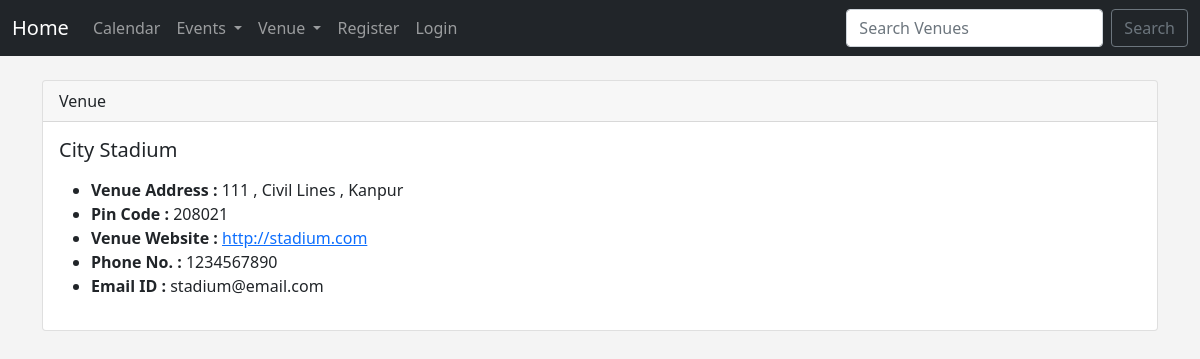
Page /show_venue/1 on the committed database.
### events/models.py (models this page shows)
class Venue(models.Model):#Venue table
    name = models.CharField('Venue Name', max_length = 120)
    address = models.CharField(max_length = 300)
    pin_code = models.CharField('Pin Code',max_length = 6)
    phone = models.CharField('Contact Phone', max_length = 10, blank=True)
    website = models.URLField('Website', blank = True)
    email = models.EmailField('Email', blank = True)
    def __str__(self):
        return self.name

### events/views.py (the view)
# urls.py: path('show_venue/<venue_id>', views.show_venue, name="show-venue"),
def show_venue(request, venue_id):
    venue = Venue.objects.get(pk=venue_id)
    return render(request, 'events/show_venue.html',
    {"venue" : venue,})

### events/templates/events/show_venue.html
{% extends 'events/base.html' %}
{% block content %}
    <div class="card">
        <div class="card-header">
            Venue
        </div>
        <div class="card-body">
          <h5 class="card-title">{{ venue }}</h5>
          <p class="card-text"><ul>
            <li><strong>Venue Address : </strong>{{ venue.address }}</li>
            <li><strong>Pin Code : </strong>{{ venue.pin_code }}</li>
            <li><strong>Venue Website : </strong><a href="{{ venue.website }}">{{ venue.website }}</a></li>
            <li><strong>Phone No. : </strong>{{ venue.phone }}</li>
            <li><strong>Email ID  : </strong>{{ venue.email }}</li>
         </ul></p>
        </div>
      </div>
{% endblock %}

### events/templates/events/base.html (style rules this page uses)
body { background: #f4f4f4; }

### rows in the picture
Venue: name "City Stadium", address "111 , Civil Lines , Kanpur", pin_code "208021", website "http://stadium.com", phone "1234567890", email "stadium@email.com"
